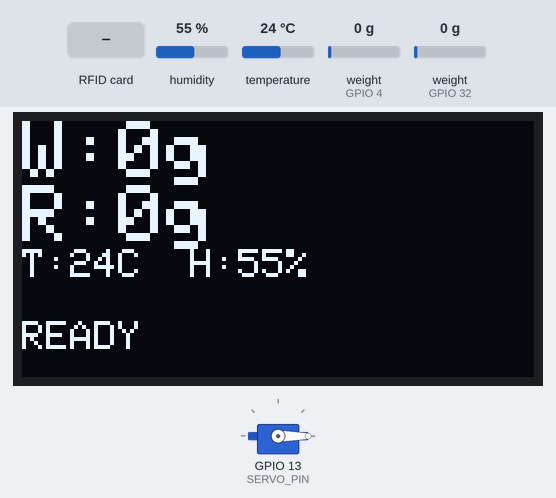
Simulated run of this sketch. Board: ESP32. Shown: 128×64 one-colour display, servo. The test bench sets the inputs (shaded band); at power-on: weight on the scale (sensors on GPIO 4, GPIO 32) 0 g, humidity 55 %, temperature 24 °C. WiFi joins after 1.5 s; servers stay silent unless stated; random numbers use the default seed unless the sketch sets one; no MQTT or app messages arrive unless stated; what the sketch prints to the serial monitor is not drawn.

Above: at 8.9 s.
9.0 s: RFID card CD 0D 16 05 held to the reader
At 11.3 s:
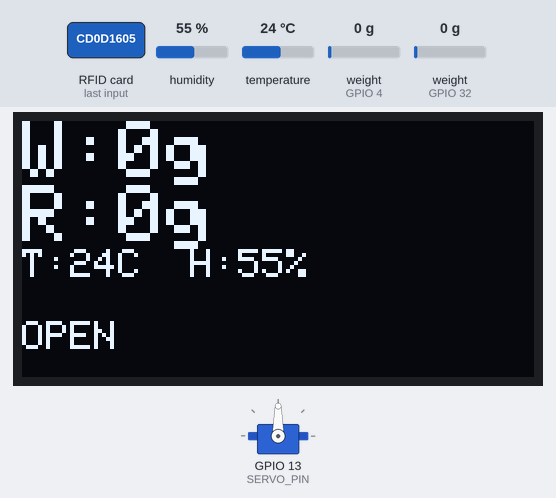
12.0 s: weight on the scale (sensor on GPIO 4) set to 100 g
At 15.7 s:
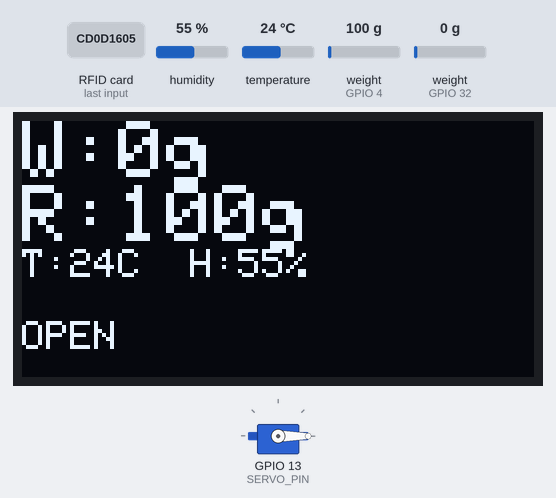
16.0 s: weight on the scale (sensor on GPIO 32) set to 100 g
At 18.2 s:
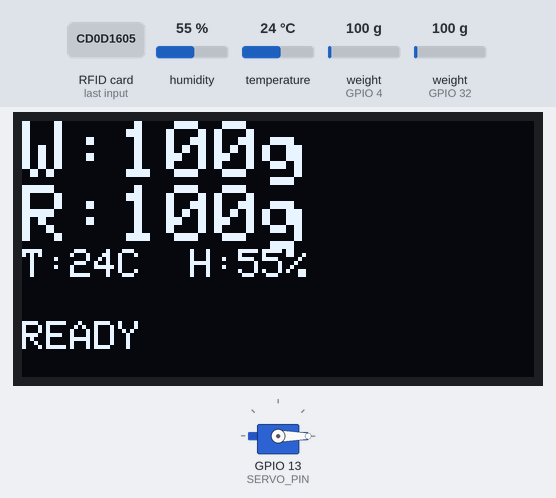
18.5 s: weight on the scale (sensor on GPIO 4) set to 1250 g
At 19.6 s:
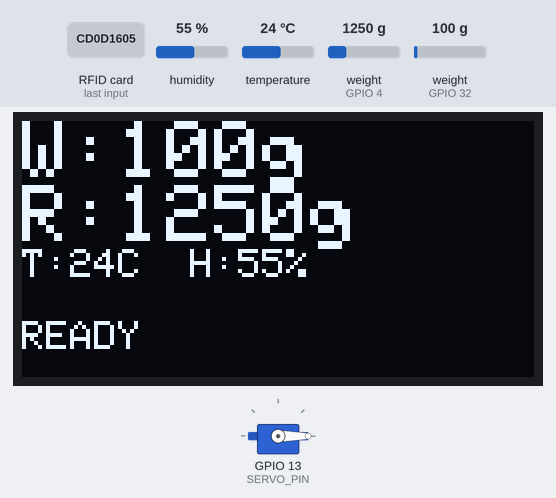
20.7 s: weight on the scale (sensor on GPIO 4) set to 150 g
At 21.9 s:
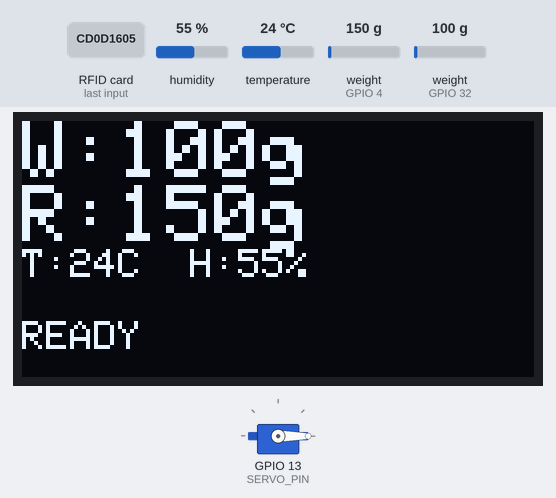
22.9 s: weight on the scale (sensor on GPIO 32) set to 1250 g
At 24.3 s:
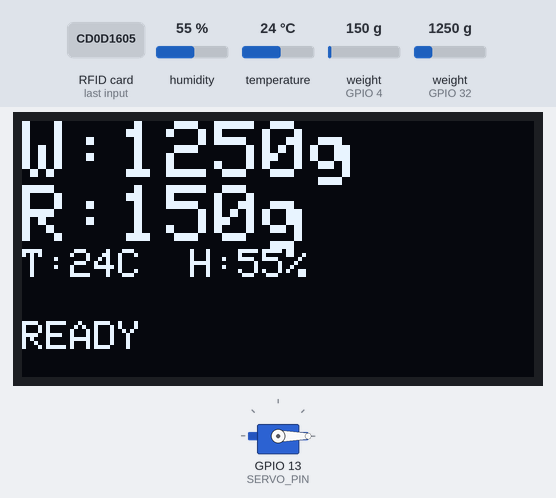
Timing chart, 0 to 25.9 s (numbered marks = the images above; inputs shaded):
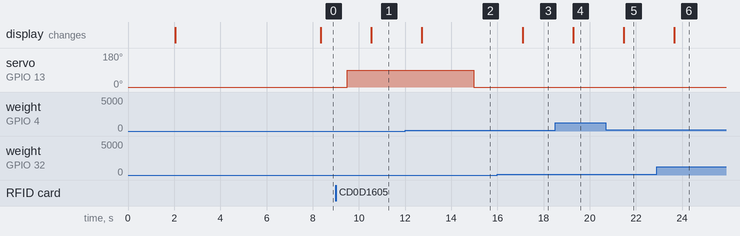

The sketch:

pds.ino
```cpp
#include <WiFi.h>
#include <WiFiClientSecure.h>
#include <PubSubClient.h>
#include <HX711.h>
#include <MFRC522.h>
#include <SPI.h>
#include <ESP32Servo.h>
#include <DHT.h>
#include <Wire.h>
#include <Adafruit_GFX.h>
#include <Adafruit_SSD1306.h>
#include <ArduinoJson.h>

// ================= PIN DEFINITIONS =================

// HX711 #1 - Rice
#define HX711_RICE_DT   4
#define HX711_RICE_SCK  16

// HX711 #2 - Wheat
#define HX711_WHEAT_DT  32
#define HX711_WHEAT_SCK 33

// RFID
#define SS_PIN   5
#define RST_PIN  27
#define RFID_SCK 18
#define RFID_MISO 19
#define RFID_MOSI 23

// DHT
#define DHTPIN 15
#define DHTTYPE DHT11

// Servo
#define SERVO_PIN 13

// OLED
#define SDA_PIN 21
#define SCL_PIN 22
#define SCREEN_WIDTH 128
#define SCREEN_HEIGHT 64

// ================= WIFI =================
const char* ssid = "";
const char* password = "";

// ================= MQTT =================
const char* mqtt_server = "";
const int mqtt_port = 8883;
const char* mqtt_user = "";
const char* mqtt_pass = "";

// ================= TOPICS =================
String riceBaseTopic  = "pds/shop01/rice/";
String wheatBaseTopic = "pds/shop01/wheat/";

String riceWeightTopic   = riceBaseTopic + "weight";
String wheatWeightTopic  = wheatBaseTopic + "weight";

String riceRfidTopic     = riceBaseTopic + "rfid";
String wheatRfidTopic    = wheatBaseTopic + "rfid";   // kept for future use

String riceEnvTopic      = riceBaseTopic + "env";
String wheatEnvTopic     = wheatBaseTopic + "env";    // kept for future use

String riceStatusTopic   = riceBaseTopic + "status";
String wheatStatusTopic  = wheatBaseTopic + "status";

String riceControlTopic  = riceBaseTopic + "control";
String wheatControlTopic = wheatBaseTopic + "control";

// ================= OBJECTS =================
WiFiClientSecure espClient;
PubSubClient client(espClient);

HX711 scaleRice;
HX711 scaleWheat;

MFRC522 rfid(SS_PIN, RST_PIN);
Servo servoMotor;
DHT dht(DHTPIN, DHTTYPE);
Adafruit_SSD1306 display(SCREEN_WIDTH, SCREEN_HEIGHT, &Wire, -1);

// ================= VARIABLES =================
float currentWeightRice = 0.0;
float previousWeightRice = 0.0;

float currentWeightWheat = 0.0;
float previousWeightWheat = 0.0;

float lastTemp = 0.0;
float lastHum = 0.0;

bool locked = false;
bool servoOpen = false;
unsigned long servoOpenTime = 0;

// ================= THRESHOLDS =================
float calibration_factor_rice = 1799000.0;
float calibration_factor_wheat = 1900000.0;

const float CHANGE_THRESHOLD_G = 20.0;
const float NOISE_THRESHOLD_G  = 5.0;

// ================= TIMINGS =================
const unsigned long SERVO_OPEN_DURATION = 5000; // 5 sec
const unsigned long ENV_INTERVAL  = 30000;      // demo = 30 sec
const unsigned long OLED_INTERVAL = 1200;

unsigned long lastEnvPublish = 0;
unsigned long lastOLEDUpdate = 0;

// ================= RFID VALID UID =================
const String VALID_UID = "CD0D1605";

// ------------------- WIFI --------------------------
void connectWiFi() {
  Serial.print("Connecting to WiFi");
  WiFi.begin(ssid, password);

  int tries = 0;
  while (WiFi.status() != WL_CONNECTED && tries < 30) {
    delay(500);
    Serial.print(".");
    tries++;
  }

  if (WiFi.status() == WL_CONNECTED) {
    Serial.println("\nWiFi connected");
    Serial.print("IP: ");
    Serial.println(WiFi.localIP());
  } else {
    Serial.println("\nWiFi failed");
  }
}

// ------------------- MQTT --------------------------
void publishJSON(const String& topic, StaticJsonDocument<256>& doc) {
  char buffer[256];
  serializeJson(doc, buffer);
  client.publish(topic.c_str(), buffer);

  Serial.print("Published -> ");
  Serial.print(topic);
  Serial.print(" : ");
  Serial.println(buffer);
}

void publishStatus(String item, String state, String reason) {
  StaticJsonDocument<256> doc;
  doc["shop_id"] = "shop01";
  doc["item"] = item;
  doc["state"] = state;
  doc["reason"] = reason;
  doc["locked"] = locked;
  doc["servo_open"] = servoOpen;

  if (item == "rice") {
    publishJSON(riceStatusTopic, doc);
  } else if (item == "wheat") {
    publishJSON(wheatStatusTopic, doc);
  }
}

void publishWeight(String item, float weight, float changeVal) {
  StaticJsonDocument<256> doc;
  doc["shop_id"] = "shop01";
  doc["item"] = item;
  doc["weight_g"] = weight;
  doc["change_g"] = changeVal;
  doc["event"] = (changeVal > 0) ? "weight_drop" : "weight_increase";

  if (item == "rice") {
    publishJSON(riceWeightTopic, doc);
  } else if (item == "wheat") {
    publishJSON(wheatWeightTopic, doc);
  }
}

void publishRFID(String item, String uid, String access) {
  StaticJsonDocument<256> doc;
  doc["shop_id"] = "shop01";
  doc["item"] = item;
  doc["rfid_uid"] = uid;
  doc["access"] = access;
  doc["locked"] = locked;

  if (item == "rice") {
    publishJSON(riceRfidTopic, doc);
  } else if (item == "wheat") {
    publishJSON(wheatRfidTopic, doc);
  }
}

void publishEnvBoth(float temp, float hum) {
  StaticJsonDocument<256> riceDoc;
  riceDoc["shop_id"] = "shop01";
  riceDoc["item"] = "rice";
  riceDoc["temperature_c"] = temp;
  riceDoc["humidity_percent"] = hum;
  publishJSON(riceEnvTopic, riceDoc);

  StaticJsonDocument<256> wheatDoc;
  wheatDoc["shop_id"] = "shop01";
  wheatDoc["item"] = "wheat";
  wheatDoc["temperature_c"] = temp;
  wheatDoc["humidity_percent"] = hum;
  publishJSON(wheatEnvTopic, wheatDoc);
}

void mqttCallback(char* topic, byte* payload, unsigned int length) {
  StaticJsonDocument<200> doc;
  DeserializationError error = deserializeJson(doc, payload, length);

  if (error) {
    Serial.println("MQTT JSON parse failed");
    return;
  }

  String command = doc["command"] | "";
  String reason = doc["reason"] | "";
  String topicStr = String(topic);

  if (command == "LOCK") {
    locked = true;
    servoMotor.write(0);
    servoOpen = false;
    Serial.print("LOCK received on topic: ");
    Serial.println(topicStr);

    if (topicStr == riceControlTopic) {
      publishStatus("rice", "locked", reason);
    } else if (topicStr == wheatControlTopic) {
      publishStatus("wheat", "locked", reason);
    }
  }
  else if (command == "UNLOCK") {
    locked = false;
    Serial.print("UNLOCK received on topic: ");
    Serial.println(topicStr);

    if (topicStr == riceControlTopic) {
      publishStatus("rice", "unlocked", reason);
    } else if (topicStr == wheatControlTopic) {
      publishStatus("wheat", "unlocked", reason);
    }
  }
}

void reconnectMQTT() {
  while (!client.connected()) {
    Serial.print("Connecting to MQTT... ");

    String clientId = "ESP32Client-" + String(random(0xffff), HEX);

    if (client.connect(clientId.c_str(), mqtt_user, mqtt_pass)) {
      Serial.println("connected");
      client.subscribe(riceControlTopic.c_str());
      client.subscribe(wheatControlTopic.c_str());

      publishStatus("rice", "device_online", "boot");
      publishStatus("wheat", "device_online", "boot");
    } else {
      Serial.print("failed, rc=");
      Serial.print(client.state());
      Serial.println(" retrying in 2 sec");
      delay(2000);
    }
  }
}

// ------------------- OLED --------------------------
void updateOLED() {
  if (millis() - lastOLEDUpdate < OLED_INTERVAL) return;
  lastOLEDUpdate = millis();

  display.clearDisplay();

  display.setTextSize(2);
  display.setCursor(0, 0);
  display.print("W:");
  display.print(currentWeightWheat, 0);
  display.println("g");
  display.print("R:");
  display.print(currentWeightRice, 0);
  display.println("g");

  display.setTextSize(1);
  display.print("T:");
  display.print(lastTemp, 0);
  display.print("C  H:");
  display.print(lastHum, 0);
  display.println("%");

  display.setTextSize(1);
  display.setCursor(0, 50);

  if (locked) {
    display.println("LOCKED");
  } else if (servoOpen) {
    display.println("OPEN");
  } else {
    display.println("READY");
  }

  display.display();
}

// ------------------- SERVO -------------------------
void openServo() {
  servoMotor.write(90);
  servoOpen = true;
  servoOpenTime = millis();
  publishStatus("rice", "servo_open", "valid_rfid");
}

void closeServo() {
  servoMotor.write(0);
  servoOpen = false;
  publishStatus("rice", "servo_closed", "timeout_or_lock");
}

void handleServoTimeout() {
  if (servoOpen && millis() - servoOpenTime >= SERVO_OPEN_DURATION) {
    closeServo();
  }
}

// ------------------- RFID --------------------------
String getUIDString() {
  String uid = "";
  for (byte i = 0; i < rfid.uid.size; i++) {
    if (rfid.uid.uidByte[i] < 0x10) uid += "0";
    uid += String(rfid.uid.uidByte[i], HEX);
  }
  uid.toUpperCase();
  return uid;
}

void handleRFID() {
  if (!rfid.PICC_IsNewCardPresent()) return;
  if (!rfid.PICC_ReadCardSerial()) return;

  String uid = getUIDString();
  Serial.print("Scanned UID: ");
  Serial.println(uid);

  // For prototype: RFID + servo mapped to rice container access
  if (locked) {
    Serial.println("Access denied: system locked");
    publishRFID("rice", uid, "denied_locked");
  }
  else if (uid == VALID_UID) {
    Serial.println("Access granted");
    publishRFID("rice", uid, "granted");
    openServo();
  }
  else {
    Serial.println("Access denied: invalid card");
    publishRFID("rice", uid, "denied_invalid");
  }

  rfid.PICC_HaltA();
  rfid.PCD_StopCrypto1();
}

// ------------------- SCALES ------------------------
float readRiceWeightGrams() {
  return scaleRice.get_units(5) * 1000.0;
}

float readWheatWeightGrams() {
  return scaleWheat.get_units(5) * 1000.0;
}

void setupScales() {
  // Rice
  scaleRice.begin(HX711_RICE_DT, HX711_RICE_SCK);
  if (!scaleRice.is_ready()) {
    Serial.println("HX711 Rice not found");
    while (true);
  }
  scaleRice.set_scale(calibration_factor_rice);
  scaleRice.tare();
  delay(300);
  previousWeightRice = readRiceWeightGrams();
  currentWeightRice = previousWeightRice;

  // Wheat
  scaleWheat.begin(HX711_WHEAT_DT, HX711_WHEAT_SCK);
  if (!scaleWheat.is_ready()) {
    Serial.println("HX711 Wheat not found");
    while (true);
  }
  scaleWheat.set_scale(calibration_factor_wheat);
  scaleWheat.tare();
  delay(300);
  previousWeightWheat = readWheatWeightGrams();
  currentWeightWheat = previousWeightWheat;

  Serial.println("Both HX711 modules ready");
}

void handleWeightChanges() {
  // Rice
  currentWeightRice = readRiceWeightGrams();
  float diffRice = previousWeightRice - currentWeightRice;

  if (abs(diffRice) > CHANGE_THRESHOLD_G) {
    Serial.print("Rice weight change detected: ");
    Serial.println(diffRice);
    publishWeight("rice", currentWeightRice, diffRice);
    previousWeightRice = currentWeightRice;
  }

  // Wheat
  currentWeightWheat = readWheatWeightGrams();
  float diffWheat = previousWeightWheat - currentWeightWheat;

  if (abs(diffWheat) > CHANGE_THRESHOLD_G) {
    Serial.print("Wheat weight change detected: ");
    Serial.println(diffWheat);
    publishWeight("wheat", currentWeightWheat, diffWheat);
    previousWeightWheat = currentWeightWheat;
  }
}

// ------------------- DHT ---------------------------
void handleEnvironment() {
  if (millis() - lastEnvPublish >= ENV_INTERVAL) {
    float t = dht.readTemperature();
    float h = dht.readHumidity();

    if (!isnan(t) && !isnan(h)) {
      lastTemp = t;
      lastHum = h;

      Serial.print("Temp: ");
      Serial.print(t);
      Serial.print(" C, Hum: ");
      Serial.print(h);
      Serial.println(" %");

      publishEnvBoth(lastTemp, lastHum);
    } else {
      Serial.println("Failed to read DHT11");
    }

    lastEnvPublish = millis();
  }
}

// ------------------- SETUP -------------------------
void setupOLED() {
  Wire.begin(SDA_PIN, SCL_PIN);

  if (!display.begin(SSD1306_SWITCHCAPVCC, 0x3C)) {
    Serial.println("OLED failed");
    while (true);
  }

  display.clearDisplay();
  display.setTextColor(SSD1306_WHITE);

  display.setTextSize(2);
  display.setCursor(0, 0);
  display.println("PDS");
  display.println("START");
  display.display();
}

void setupRFID() {
  SPI.begin(RFID_SCK, RFID_MISO, RFID_MOSI, SS_PIN);
  rfid.PCD_Init();
  Serial.println("RFID ready");
}

void setupServo() {
  servoMotor.setPeriodHertz(50);
  servoMotor.attach(SERVO_PIN, 500, 2400);
  servoMotor.write(0);
  servoOpen = false;
}

void setup() {
  Serial.begin(115200);
  delay(2000);
  Serial.println("System booting...");

  setupOLED();
  dht.begin();
  setupServo();
  setupScales();
  setupRFID();

  connectWiFi();

  espClient.setInsecure();   // testing with HiveMQ Cloud
  client.setServer(mqtt_server, mqtt_port);
  client.setCallback(mqttCallback);

  lastTemp = dht.readTemperature();
  lastHum = dht.readHumidity();

  Serial.println("Setup complete");
}

// ------------------- LOOP --------------------------
void loop() {
  if (WiFi.status() != WL_CONNECTED) {
    connectWiFi();
  }

  if (!client.connected()) {
    reconnectMQTT();
  }

  client.loop();

  handleRFID();
  handleServoTimeout();
  handleWeightChanges();
  handleEnvironment();
  updateOLED();

  delay(50);
}
```

Measured:
- after the input at 9.0 s, servo on GPIO 13 (SERVO_PIN): 0° → 90° after 0.49 s; the display: changes after 1.5 s (image 1)
- after the input at 12.0 s, the display: changes after 0.72 s (image 2)
- after the input at 18.5 s, the display: changes after 0.78 s (image 4)
- after the input at 20.7 s, the display: changes after 0.76 s (image 5)
- after the input at 22.9 s, the display: changes after 0.75 s (image 6)
